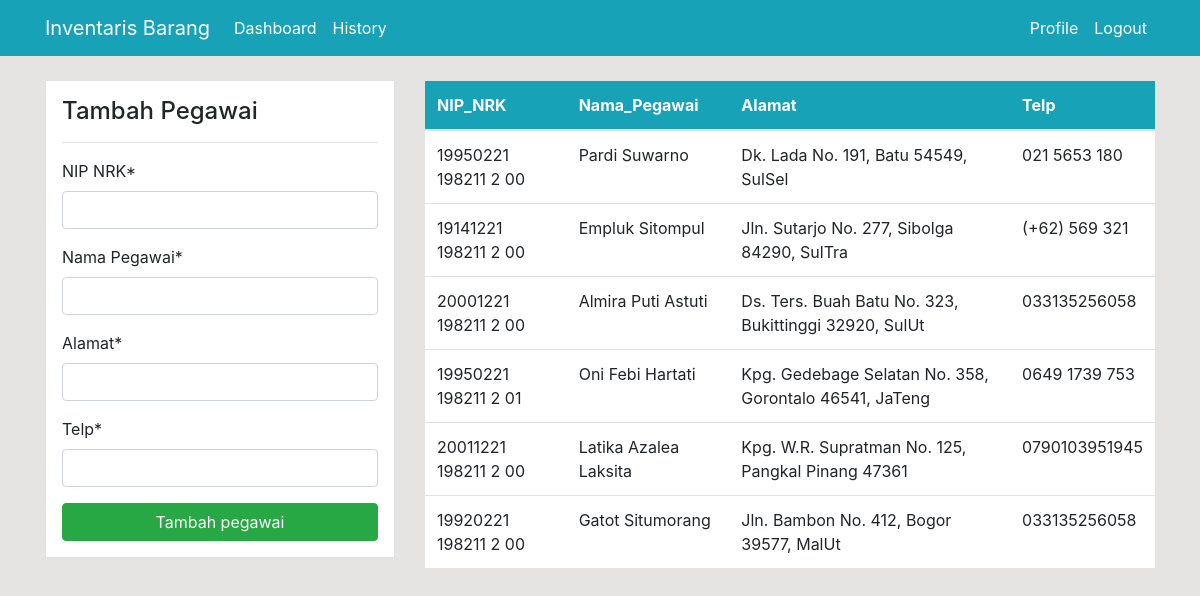
The app's page /pegawai/ (signed in), older data.
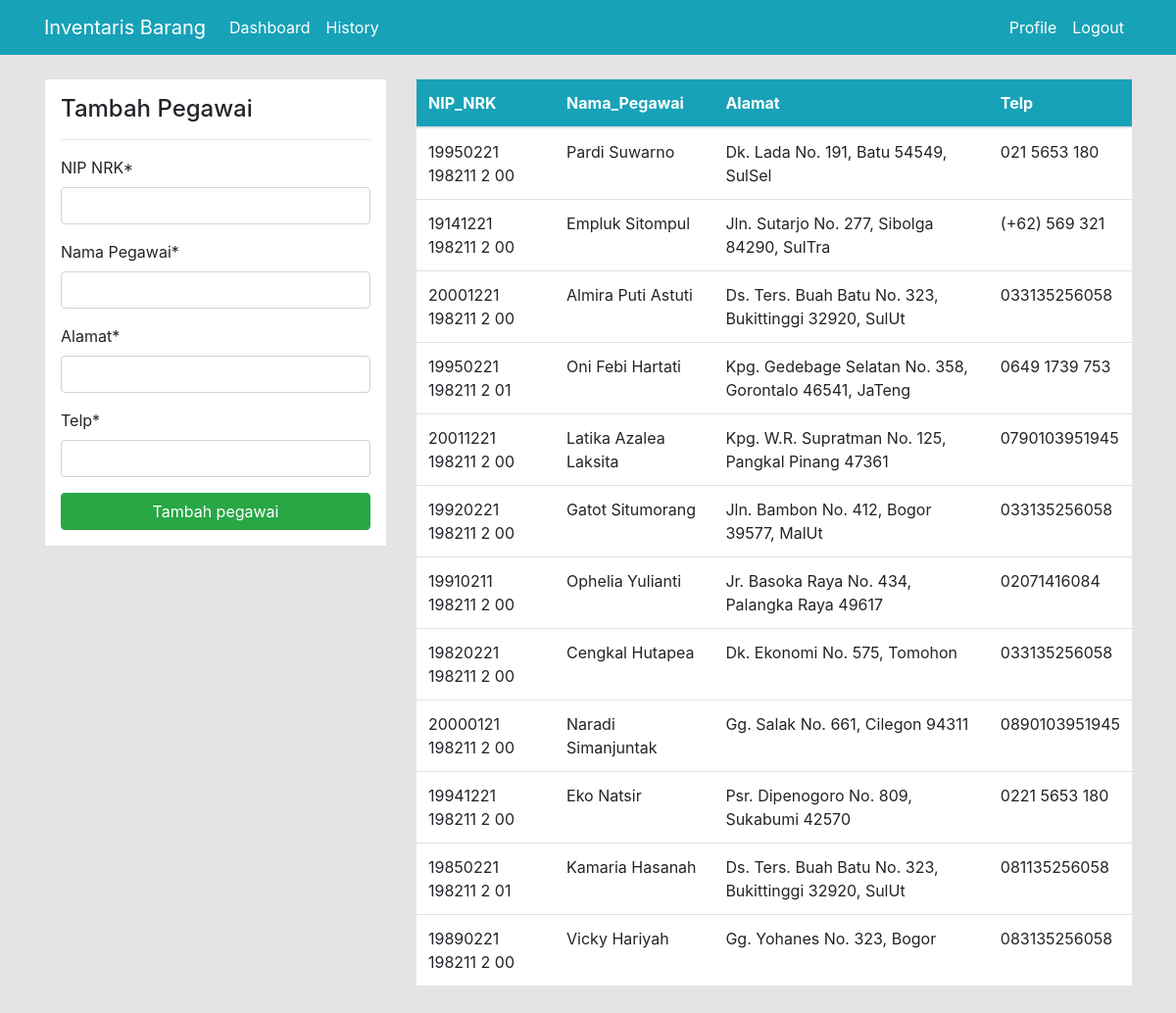
The same page, newer data.
### dashboard/models.py (models this page shows, shortened)
class Pegawai(models.Model):
    NIP_NRK = models.CharField(max_length=20, primary_key=True)
    Nama_Pegawai = models.CharField(max_length=30)
    Alamat = models.CharField(max_length=100)
    Telp = models.CharField(max_length=13)

### dashboard/views.py (the view)
# urls.py: path('pegawai/', views.pegawai, name='dashboard-pegawai'),
@login_required
def pegawai(request):
    items = Pegawai.objects.all()
    if request.method == 'POST':
        form = PegawaiForm(request.POST)
        if form.is_valid():
            form.save()
            return redirect('dashboard-pegawai')
    else:
        form = PegawaiForm()
    context = {
        'items' : items,
        'form' : form,
    }
    return render(request, 'dashboard/pegawai.html', context)

### dashboard/forms.py
class PegawaiForm(forms.ModelForm):
    class Meta:
        model = Pegawai
        fields = ['NIP_NRK', 'Nama_Pegawai', 'Alamat', 'Telp']

### templates/dashboard/pegawai.html (shortened to what this page needs)
{% extends 'partials/base.html' %}
{% load crispy_forms_tags %}
{% block content%}
<html>
<head>
</head>
<body>
    <div class="container">
        <div class="row my-4">
            <div class="col-md-4">
                <div class="border bg-white p-3">
                    <h4>Tambah Pegawai</h4>
                    <hr>
                    <form method="POST">
                        {{ form|crispy }}
                        <input class="btn btn-success btn-block" type="submit" value="Tambah pegawai">
                    </form>
                </div>
            </div>
            <div class="col-md-8">
                <table id="tabel" class="table bg-white" >
                    <thead class="bg-info">
                        <tr class="text-white">
                            <th scope="col">NIP_NRK</th>
                            <th scope="col">Nama_Pegawai</th>
                            <th scope="col">Alamat</th>
                            <th scope="col">Telp</th>
                        </tr>
                    </thead>
                    <tbody>
                        {% for item in items %}
                        <tr>
                            <td>{{ item.NIP_NRK }}</td>
                            <td>{{ item.Nama_Pegawai }}</td>
                            <td>{{ item.Alamat }}</td>
                            <td>{{ item.Telp }}</td>
                        </tr>
                        {% endfor %}
                    </tbody>
                </table>
            </div>
        </div>
</body>
</html>
{% endblock %}

Row changes from the older to the newer data that the page shows:
added Pegawai: NIP_NRK "19910211 198211 2 00", Nama_Pegawai "Ophelia Yulianti", Alamat "Jr. Basoka Raya No. 434, Palangka Raya 49617", Telp "02071416084"
added Pegawai: NIP_NRK "19820221 198211 2 00", Nama_Pegawai "Cengkal Hutapea", Alamat "Dk. Ekonomi No. 575, Tomohon", Telp "033135256058"
added Pegawai: NIP_NRK "20000121 198211 2 00", Nama_Pegawai "Naradi Simanjuntak", Alamat "Gg. Salak No. 661, Cilegon 94311", Telp "0890103951945"
added Pegawai: NIP_NRK "19941221 198211 2 00", Nama_Pegawai "Eko Natsir", Alamat "Psr. Dipenogoro No. 809, Sukabumi 42570", Telp "0221 5653 180"
added Pegawai: NIP_NRK "19850221 198211 2 01", Nama_Pegawai "Kamaria Hasanah", Alamat "Ds. Ters. Buah Batu No. 323, Bukittinggi 32920, SulUt", Telp "081135256058"
added Pegawai: NIP_NRK "19890221 198211 2 00", Nama_Pegawai "Vicky Hariyah", Alamat "Gg. Yohanes No. 323, Bogor", Telp "083135256058"
